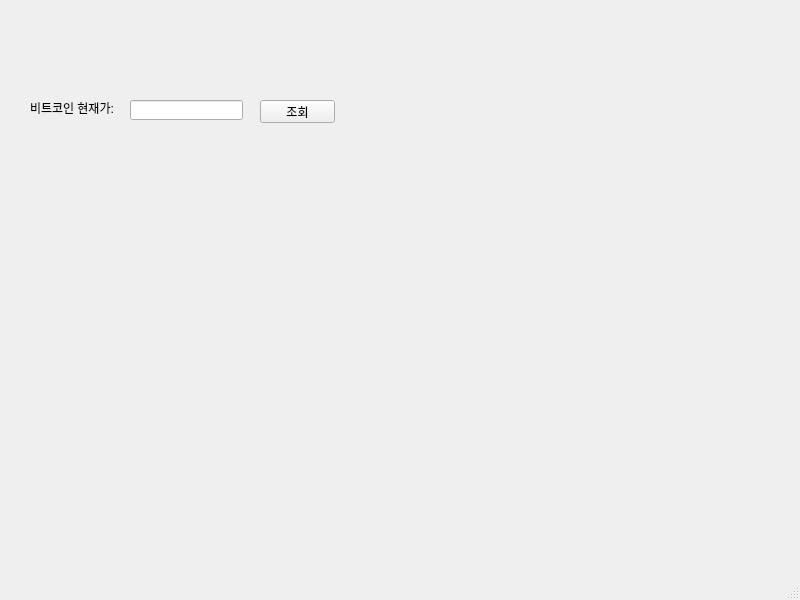
<?xml version="1.0" encoding="UTF-8"?>
<ui version="4.0">
 <class>MainWindow</class>
 <widget class="QMainWindow" name="MainWindow">
  <property name="geometry">
   <rect>
    <x>0</x>
    <y>0</y>
    <width>800</width>
    <height>600</height>
   </rect>
  </property>
  <property name="windowTitle">
   <string>MainWindow</string>
  </property>
  <widget class="QWidget" name="centralwidget">
   <widget class="QPushButton" name="pushButton">
    <property name="geometry">
     <rect>
      <x>260</x>
      <y>100</y>
      <width>75</width>
      <height>23</height>
     </rect>
    </property>
    <property name="text">
     <string>조회</string>
    </property>
   </widget>
   <widget class="QLabel" name="label">
    <property name="geometry">
     <rect>
      <x>30</x>
      <y>100</y>
      <width>91</width>
      <height>16</height>
     </rect>
    </property>
    <property name="text">
     <string>비트코인 현재가: </string>
    </property>
   </widget>
   <widget class="QLineEdit" name="lineEdit">
    <property name="geometry">
     <rect>
      <x>130</x>
      <y>100</y>
      <width>113</width>
      <height>20</height>
     </rect>
    </property>
   </widget>
  </widget>
  <widget class="QMenuBar" name="menubar">
   <property name="geometry">
    <rect>
     <x>0</x>
     <y>0</y>
     <width>800</width>
     <height>21</height>
    </rect>
   </property>
  </widget>
  <widget class="QStatusBar" name="statusbar"/>
 </widget>
 <resources/>
 <connections/>
</ui>
